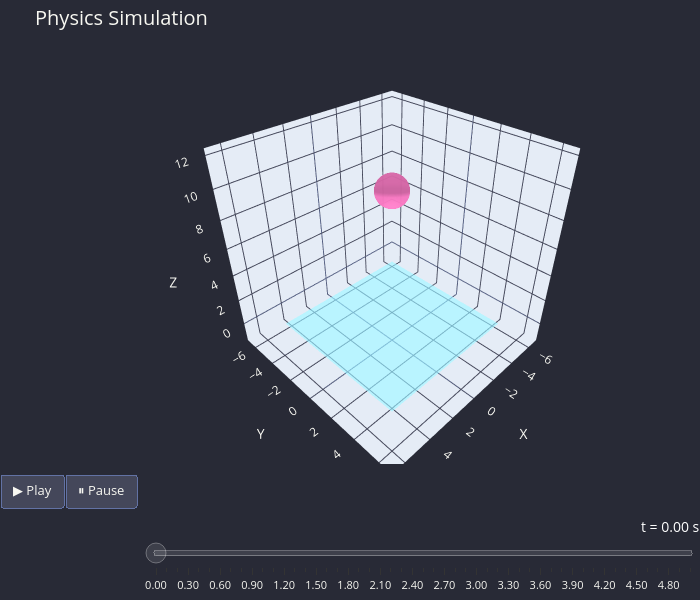

This figure's notebook cell:
### Code cell
objectPlot.animate_objects(stride=10)

### Figure 1 — Plotly figure (JSON) as saved in the notebook; plotly's stock layout.template omitted (floating-point values rounded to 4 significant figures; data arrays with more than 128 entries replaced by an {"elided": "..."} marker saying what was removed)
{"data": [{"colorscale": [[0, "#ff79c6"], [1, "#ff79c6"]], "name": "Object_0", "opacity": 0.8, "showscale": false, "type": "surface", "x": {"elided": "60x60 float values"}, "y": {"elided": "60x60 float values"}, "z": {"elided": "60x60 float values"}}, {"colorscale": [[0, "#8be9fd"], [1, "#8be9fd"]], "name": "Object_1", "opacity": 0.6, "showscale": false, "type": "surface", "x": [[-5.0, 5.0], [-5.0, 5.0]], "y": [[-5.0, -5.0], [5.0, 5.0]], "z": [[0.0, 0.0], [0.0, 0.0]]}], "layout": {"font": {"color": "#f8f8f2"}, "height": 600, "legend": {"bgcolor": "#44475a", "bordercolor": "#6272a4", "borderwidth": 1}, "margin": {"b": 0, "l": 0, "r": 0, "t": 50}, "paper_bgcolor": "#282a36", "plot_bgcolor": "#282a36", "scene": {"aspectmode": "cube", "bgcolor": "#282a36", "xaxis": {"gridcolor": "#44475a", "range": [-6.964, 6.964], "title": {"text": "X"}, "zerolinecolor": "#6272a4"}, "yaxis": {"gridcolor": "#44475a", "range": [-6.964, 6.964], "title": {"text": "Y"}, "zerolinecolor": "#6272a4"}, "zaxis": {"gridcolor": "#44475a", "range": [-1.528, 12.4], "title": {"text": "Z"}, "zerolinecolor": "#6272a4"}}, "sliders": [{"activebgcolor": "rgba(255,255,255,0.4)", "bgcolor": "rgba(255,255,255,0.1)", "bordercolor": "rgba(255,255,255,0.3)", "currentvalue": {"font": {"color": "white", "size": 14}, "prefix": "t = ", "suffix": " s", "visible": true, "xanchor": "right"}, "font": {"color": "#f8f8f2", "size": 11}, "len": 0.9, "pad": {"b": 10, "t": 50}, "steps": [{"args": [["0"], {"frame": {"duration": 0, "redraw": true}, "mode": "immediate", "transition": {"duration": 0}}], "label": "0.00", "method": "animate"}, {"args": [["10"], {"frame": {"duration": 0, "redraw": true}, "mode": "immediate", "transition": {"duration": 0}}], "label": "0.10", "method": "animate"}, {"args": [["20"], {"frame": {"duration": 0, "redraw": true}, "mode": "immediate", "transition": {"duration": 0}}], "label": "0.20", "method": "animate"}, {"args": [["30"], {"frame": {"duration": 0, "redraw": true}, "mode": "immediate", "transition": {"duration": 0}}], "label": "0.30", "method": "animate"}, {"args": [["40"], {"frame": {"duration": 0, "redraw": true}, "mode": "immediate", "transition": {"duration": 0}}], "label": "0.40", "method": "animate"}, {"args": [["50"], {"frame": {"duration": 0, "redraw": true}, "mode": "immediate", "transition": {"duration": 0}}], "label": "0.50", "method": "animate"}, {"args": [["60"], {"frame": {"duration": 0, "redraw": true}, "mode": "immediate", "transition": {"duration": 0}}], "label": "0.60", "method": "animate"}, {"args": [["70"], {"frame": {"duration": 0, "redraw": true}, "mode": "immediate", "transition": {"duration": 0}}], "label": "0.70", "method": "animate"}, {"args": [["80"], {"frame": {"duration": 0, "redraw": true}, "mode": "immediate", "transition": {"duration": 0}}], "label": "0.80", "method": "animate"}, {"args": [["90"], {"frame": {"duration": 0, "redraw": true}, "mode": "immediate", "transition": {"duration": 0}}], "label": "0.90", "method": "animate"}, {"args": [["100"], {"frame": {"duration": 0, "redraw": true}, "mode": "immediate", "transition": {"duration": 0}}], "label": "1.00", "method": "animate"}, {"args": [["110"], {"frame": {"duration": 0, "redraw": true}, "mode": "immediate", "transition": {"duration": 0}}], "label": "1.10", "method": "animate"}, {"args": [["120"], {"frame": {"duration": 0, "redraw": true}, "mode": "immediate", "transition": {"duration": 0}}], "label": "1.20", "method": "animate"}, {"args": [["130"], {"frame": {"duration": 0, "redraw": true}, "mode": "immediate", "transition": {"duration": 0}}], "label": "1.30", "method": "animate"}, {"args": [["140"], {"frame": {"duration": 0, "redraw": true}, "mode": "immediate", "transition": {"duration": 0}}], "label": "1.40", "method": "animate"}, {"args": [["150"], {"frame": {"duration": 0, "redraw": true}, "mode": "immediate", "transition": {"duration": 0}}], "label": "1.50", "method": "animate"}, {"args": [["160"], {"frame": {"duration": 0, "redraw": true}, "mode": "immediate", "transition": {"duration": 0}}], "label": "1.60", "method": "animate"}, {"args": [["170"], {"frame": {"duration": 0, "redraw": true}, "mode": "immediate", "transition": {"duration": 0}}], "label": "1.70", "method": "animate"}, {"args": [["180"], {"frame": {"duration": 0, "redraw": true}, "mode": "immediate", "transition": {"duration": 0}}], "label": "1.80", "method": "animate"}, {"args": [["190"], {"frame": {"duration": 0, "redraw": true}, "mode": "immediate", "transition": {"duration": 0}}], "label": "1.90", "method": "animate"}, {"args": [["200"], {"frame": {"duration": 0, "redraw": true}, "mode": "immediate", "transition": {"duration": 0}}], "label": "2.00", "method": "animate"}, {"args": [["210"], {"frame": {"duration": 0, "redraw": true}, "mode": "immediate", "transition": {"duration": 0}}], "label": "2.10", "method": "animate"}, {"args": [["220"], {"frame": {"duration": 0, "redraw": true}, "mode": "immediate", "transition": {"duration": 0}}], "label": "2.20", "method": "animate"}, {"args": [["230"], {"frame": {"duration": 0, "redraw": true}, "mode": "immediate", "transition": {"duration": 0}}], "label": "2.30", "method": "animate"}, {"args": [["240"], {"frame": {"duration": 0, "redraw": true}, "mode": "immediate", "transition": {"duration": 0}}], "label": "2.40", "method": "animate"}, {"args": [["250"], {"frame": {"duration": 0, "redraw": true}, "mode": "immediate", "transition": {"duration": 0}}], "label": "2.50", "method": "animate"}, {"args": [["260"], {"frame": {"duration": 0, "redraw": true}, "mode": "immediate", "transition": {"duration": 0}}], "label": "2.60", "method": "animate"}, {"args": [["270"], {"frame": {"duration": 0, "redraw": true}, "mode": "immediate", "transition": {"duration": 0}}], "label": "2.70", "method": "animate"}, {"args": [["280"], {"frame": {"duration": 0, "redraw": true}, "mode": "immediate", "transition": {"duration": 0}}], "label": "2.80", "method": "animate"}, {"args": [["290"], {"frame": {"duration": 0, "redraw": true}, "mode": "immediate", "transition": {"duration": 0}}], "label": "2.90", "method": "animate"}, {"args": [["300"], {"frame": {"duration": 0, "redraw": true}, "mode": "immediate", "transition": {"duration": 0}}], "label": "3.00", "method": "animate"}, {"args": [["310"], {"frame": {"duration": 0, "redraw": true}, "mode": "immediate", "transition": {"duration": 0}}], "label": "3.10", "method": "animate"}, {"args": [["320"], {"frame": {"duration": 0, "redraw": true}, "mode": "immediate", "transition": {"duration": 0}}], "label": "3.20", "method": "animate"}, {"args": [["330"], {"frame": {"duration": 0, "redraw": true}, "mode": "immediate", "transition": {"duration": 0}}], "label": "3.30", "method": "animate"}, {"args": [["340"], {"frame": {"duration": 0, "redraw": true}, "mode": "immediate", "transition": {"duration": 0}}], "label": "3.40", "method": "animate"}, {"args": [["350"], {"frame": {"duration": 0, "redraw": true}, "mode": "immediate", "transition": {"duration": 0}}], "label": "3.50", "method": "animate"}, {"args": [["360"], {"frame": {"duration": 0, "redraw": true}, "mode": "immediate", "transition": {"duration": 0}}], "label": "3.60", "method": "animate"}, {"args": [["370"], {"frame": {"duration": 0, "redraw": true}, "mode": "immediate", "transition": {"duration": 0}}], "label": "3.70", "method": "animate"}, {"args": [["380"], {"frame": {"duration": 0, "redraw": true}, "mode": "immediate", "transition": {"duration": 0}}], "label": "3.80", "method": "animate"}, {"args": [["390"], {"frame": {"duration": 0, "redraw": true}, "mode": "immediate", "transition": {"duration": 0}}], "label": "3.90", "method": "animate"}, {"args": [["400"], {"frame": {"duration": 0, "redraw": true}, "mode": "immediate", "transition": {"duration": 0}}], "label": "4.00", "method": "animate"}, {"args": [["410"], {"frame": {"duration": 0, "redraw": true}, "mode": "immediate", "transition": {"duration": 0}}], "label": "4.10", "method": "animate"}, {"args": [["420"], {"frame": {"duration": 0, "redraw": true}, "mode": "immediate", "transition": {"duration": 0}}], "label": "4.20", "method": "animate"}, {"args": [["430"], {"frame": {"duration": 0, "redraw": true}, "mode": "immediate", "transition": {"duration": 0}}], "label": "4.30", "method": "animate"}, {"args": [["440"], {"frame": {"duration": 0, "redraw": true}, "mode": "immediate", "transition": {"duration": 0}}], "label": "4.40", "method": "animate"}, {"args": [["450"], {"frame": {"duration": 0, "redraw": true}, "mode": "immediate", "transition": {"duration": 0}}], "label": "4.50", "method": "animate"}, {"args": [["460"], {"frame": {"duration": 0, "redraw": true}, "mode": "immediate", "transition": {"duration": 0}}], "label": "4.60", "method": "animate"}, {"args": [["470"], {"frame": {"duration": 0, "redraw": true}, "mode": "immediate", "transition": {"duration": 0}}], "label": "4.70", "method": "animate"}, {"args": [["480"], {"frame": {"duration": 0, "redraw": true}, "mode": "immediate", "transition": {"duration": 0}}], "label": "4.80", "method": "animate"}, {"args": [["490"], {"frame": {"duration": 0, "redraw": true}, "mode": "immediate", "transition": {"duration": 0}}], "label": "4.90", "method": "animate"}, {"args": [["500"], {"frame": {"duration": 0, "redraw": true}, "mode": "immediate", "transition": {"duration": 0}}], "label": "5.00", "method": "animate"}], "x": 0.1, "xanchor": "left", "y": 0, "yanchor": "top"}], "title": {"font": {"color": "#f8f8f2", "size": 20}, "text": "Physics Simulation"}, "updatemenus": [{"bgcolor": "#44475a", "bordercolor": "#6272a4", "buttons": [{"args": [null, {"frame": {"duration": 30, "redraw": true}, "fromcurrent": true, "mode": "immediate"}], "label": "▶ Play", "method": "animate"}, {"args": [[null], {"frame": {"duration": 0, "redraw": false}, "mode": "immediate"}], "label": "⏸ Pause", "method": "animate"}], "direction": "left", "font": {"color": "#f8f8f2", "size": 13}, "pad": {"r": 10, "t": 10}, "showactive": false, "type": "buttons", "x": 0.1, "xanchor": "right", "y": 0, "yanchor": "top"}], "width": 700}}
